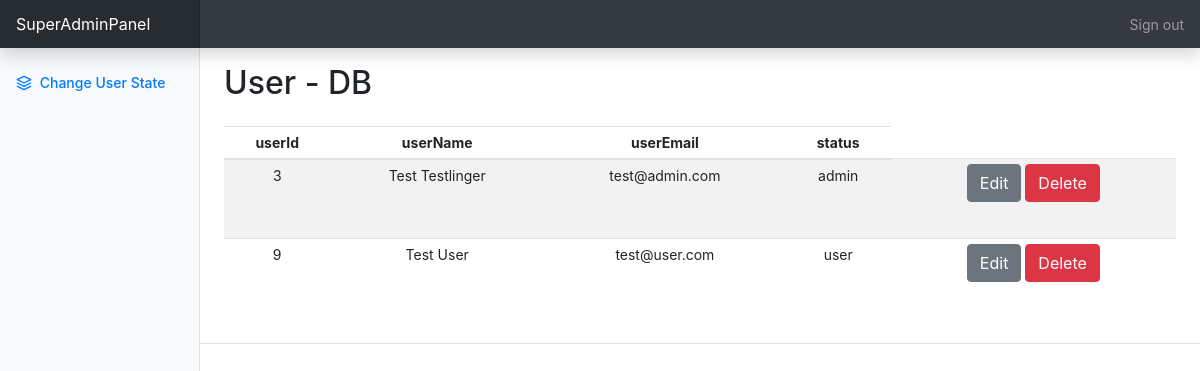
Before: /cr11_bodenwinkler_petadoption/petAdoption/superAdminPanel.php (signed in) with the older database file.
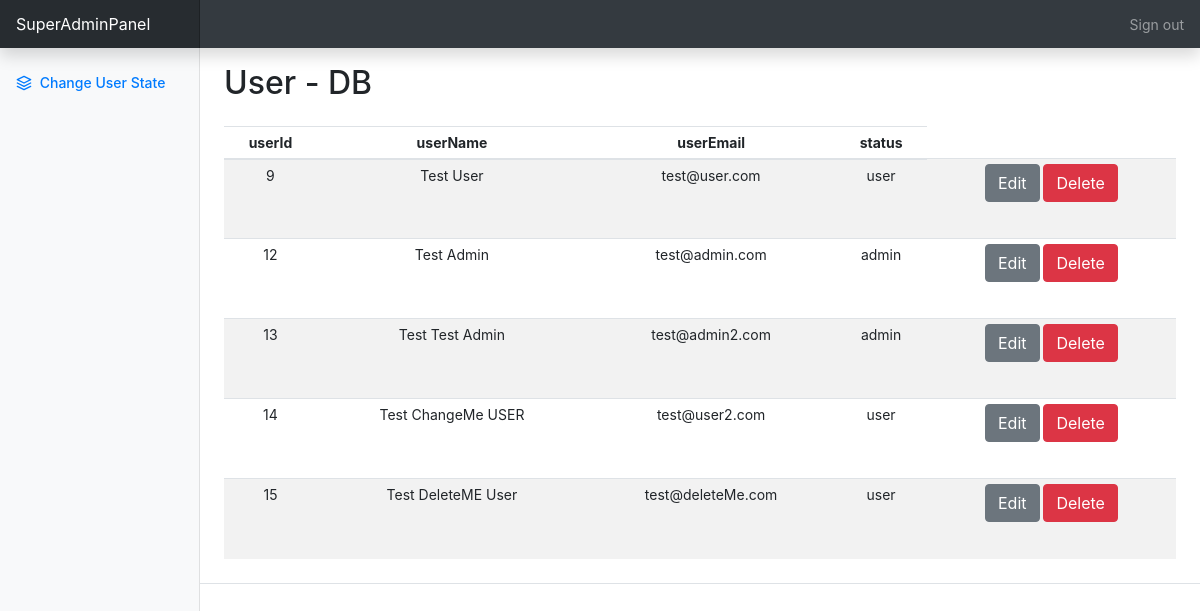
After: the same page with the newer database file.
### tables this page shows
CREATE TABLE `users` (
  `userId` int(11) NOT NULL,
  `userName` varchar(30) NOT NULL,
  `userEmail` varchar(60) NOT NULL,
  `userPass` varchar(255) NOT NULL,
  `status` enum('user','admin','superAdmin') NOT NULL DEFAULT 'user'
);

### cr11_bodenwinkler_petadoption/petAdoption/superAdminPanel.php (the view, shortened to what this page needs)
<?php
    require_once 'actions/db_connect.php';
?>
<!doctype html>
<html lang="en">
<head>
    <link rel="stylesheet" href="https://stackpath.bootstrapcdn.com/bootstrap/4.5.2/css/bootstrap.min.css"
>
    <link href="/docs/4.5/dist/css/bootstrap.min.css" rel="stylesheet"
>
    <link href="css/dashboard.css" rel="stylesheet">
</head>
<body>
    <nav class="navbar navbar-dark sticky-top bg-dark flex-md-nowrap p-0 shadow">
        <a class="navbar-brand col-md-3 col-lg-2 mr-0 px-3" href="#">SuperAdminPanel</a>
        <ul class="navbar-nav px-3">
            <li class="nav-item text-nowrap">
                <a class="nav-link" href="../superAdmin.php">Sign out</a>
            </li>
        </ul>
    </nav>
    <div class="container-fluid">
        <div class="row">
            <nav id="sidebarMenu" class="col-md-3 col-lg-2 d-md-block bg-light sidebar collapse">
                <div class="sidebar-sticky pt-3">
                    <ul class="nav flex-column">
                        <li class="nav-item">
                            <a class="nav-link active" href="superAdminPanel.php">
                                <span data-feather="layers"></span>
                                Change User State
                            </a>
                        </li>
                    </ul>
                </div>
            </nav>
            <h2 class="col-md-9 ml-sm-auto col-lg-10 px-md-4 mt-3">User - DB</h2>
            <div
                class="table-responsive d-flex justify-content-between flex-wrap flex-md-nowrap align-items-center pt-3 pb-2 mb-3 border-bottom col-md-9 ml-sm-auto col-lg-10 px-md-4">
                <table class="table table-striped table-sm">
                    <thead>
                        <tr>
                            <th>userId</th>
                            <th>userName</th>
                            <th>userEmail</th>
                            <th>status</th>
                        </tr>
                    </thead>
                    <tbody>
                        <?php
                            $sql = "SELECT * FROM users WHERE status='admin' OR status='user'";
                            $result = $connect->query($sql);
                            if($result->num_rows > 0) {
                                while($row = $result->fetch_assoc()) {
                                    echo    "<tr>
                                                <td>" .$row['userId']. "</td>
                                                <td>" .$row['userName']. "</td>
                                                <td>" .$row['userEmail']. "</td>
                                                <td>" .$row['status']. "</td>
                                                <td>
                                                    <a href='change.php?id=" .$row['userId']."'><button class='btn btn-secondary' type='button'>Edit</button></a>
                                                    <a href='userDelete.php?id=" .$row['userId']."'><button class='btn btn-danger' type='button'>Delete</button></a>
                                                </td>
                                            </tr>";
                                }
                            } else {
                                echo "<tr><td>NO DATA AVAILABLE</td></tr>";
                            }
                        ?>
                    </tbody>
                </table>
            </div>
        </div>
    </div>
</body>
</html>

### cr11_bodenwinkler_petadoption/petAdoption/css/dashboard.css (style rules this page uses)
body { font-size: .875rem; }
.feather { width: 16px; height: 16px; vertical-align: text-bottom; }
.sidebar { position: fixed; top: 0; bottom: 0; left: 0; z-index: 100; padding: 48px 0 0; box-shadow: inset -1px 0 0 rgba(0, 0, 0, .1); }
.sidebar-sticky { position: relative; top: 0; height: calc(100vh - 48px); padding-top: .5rem; overflow-x: hidden; overflow-y: auto; }
.sidebar .nav-link { font-weight: 500; color: #333; }
.sidebar .nav-link .feather { margin-right: 4px; color: #999; }
.sidebar .nav-link.active { color: #007bff; }
.sidebar .nav-link:hover .feather, .sidebar .nav-link.active .feather { color: inherit; }
.navbar-brand { padding-top: .75rem; padding-bottom: .75rem; font-size: 1rem; background-color: rgba(0, 0, 0, .25); box-shadow: inset -1px 0 0 rgba(0, 0, 0, .25); }

### cr11_bodenwinkler_petadoption/petAdoption/superAdminPanel.php (style rules this page uses)
table, td, th { text-align: center; }
td { height:80px; }

Changed rows visible on the page:
removed users: userId "3", userName "Test Testlinger", userEmail "test@admin.com", status "admin"
added users: userId "12", userName "Test Admin", userEmail "test@admin.com", status "admin"
added users: userId "13", userName "Test Test Admin", userEmail "test@admin2.com", status "admin"
added users: userId "14", userName "Test ChangeMe USER", userEmail "test@user2.com", status "user"
added users: userId "15", userName "Test DeleteME User", userEmail "test@deleteMe.com", status "user"
